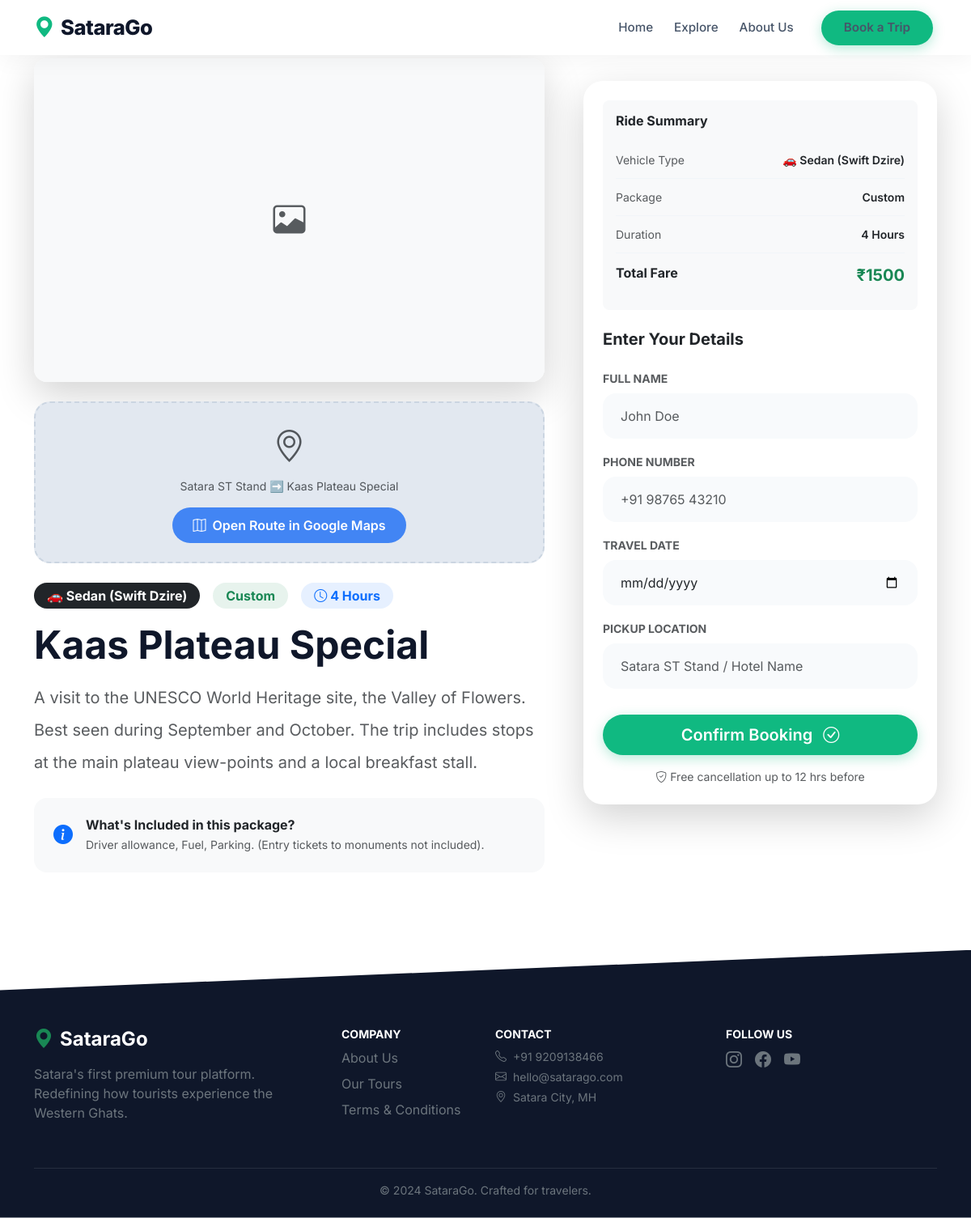
Before: /tour/1/ with the older database file.
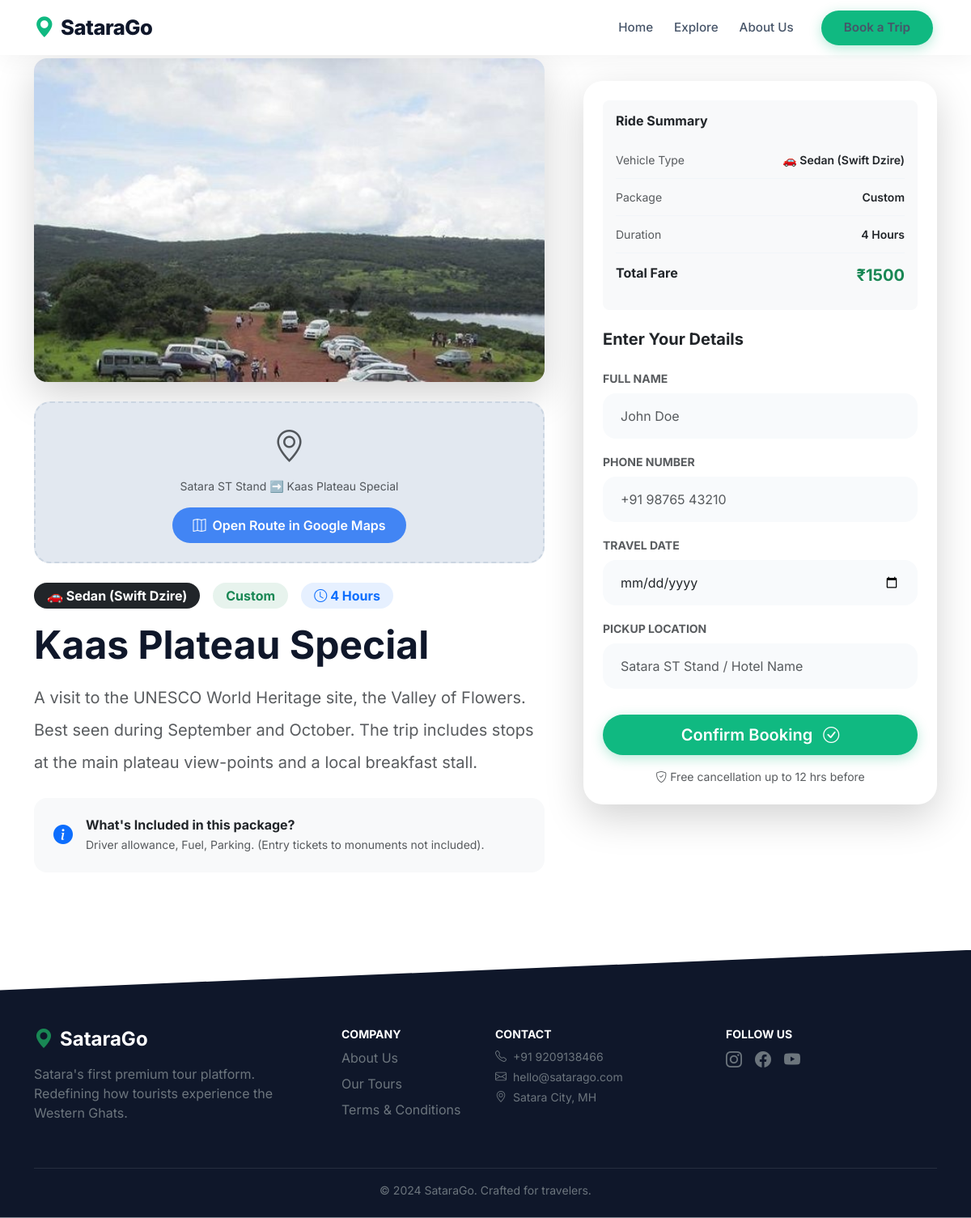
After: the same page with the newer database file.
### tours/models.py (models this page shows, shortened)
class Tour(models.Model):
    CATEGORY_CHOICES = (
        ('Nature', 'Nature & Flowers'),
        ('Fort', 'Historical Forts'),
        ('Waterfall', 'Waterfalls'),
        ('Spiritual', 'Spiritual & Temples'),
        ('Student', '🎓 Student Special'),
    )
    VEHICLE_CHOICES = (
        ('Sedan', '🚗 Sedan (Swift Dzire)'),
        ('SUV', '🚙 SUV (Innova)'),
        ('Auto', '🛺 Auto Rickshaw'),
        ('Tempo', '🚐 Tempo Traveller'),
    )
    PACKAGE_CHOICES = (
        ('Half-Day', 'Half-Day (4-5 Hrs)'),
        ('Full-Day', 'Full-Day (8-10 Hrs)'),
        ('Custom', 'Custom Package'),
    )
    name = models.CharField(max_length=200)
    description = models.TextField()
    image = models.ImageField(upload_to='tour_images/', blank=True, null=True)
    category = models.CharField(max_length=50, choices=CATEGORY_CHOICES, default='Nature')
    vehicle_type = models.CharField(max_length=50, choices=VEHICLE_CHOICES, default='Sedan')
    package_type = models.CharField(max_length=50, choices=PACKAGE_CHOICES, default='Full-Day')
    duration_hours = models.IntegerField()
    price = models.IntegerField(help_text="Price in INR")
    is_active = models.BooleanField(default=True)

### tours/views.py (the view, shortened to what this page needs)
# urls.py: path('tour/<int:tour_id>/', views.tour_detail, name='tour_detail'),
def tour_detail(request, tour_id):
    tour = get_object_or_404(Tour, id=tour_id)
    return render(request, 'tour_detail.html', {'tour': tour})

### tours/templates/tour_detail.html (shortened to what the changed rows need)
{% extends 'base.html' %}
{% block content %}
<div class="container py-5 mt-4">
    <div class="row g-5">
        <div class="col-lg-7">
            <div class="rounded-4 overflow-hidden shadow-lg mb-4" style="height: 400px;">
                {% if tour.image %}
                    <img src="{{ tour.image.url }}" class="w-100 h-100" style="object-fit: cover;" alt="{{ tour.name }}">
                {% else %}
                    <div class="bg-light d-flex align-items-center justify-content-center h-100 text-muted"><i class="bi bi-image fs-1"></i></div>
                {% endif %}
            </div>
            <div class="map-box mb-4">
                <i class="bi bi-geo-alt fs-1 text-muted mb-2"></i>
                <p class="text-muted mb-3 small">Satara ST Stand ➡️ {{ tour.name }}</p>
                <a href="https://www.google.com/maps/dir/Satara+ST+Stand/{{ tour.name }}+Satara/" target="_blank" class="btn-map">
                    <i class="bi bi-map me-2"></i> Open Route in Google Maps
                </a>
            </div>
            <div class="d-flex align-items-center gap-3 mb-3 flex-wrap">
                <span class="badge bg-dark text-white fs-6 px-3 py-2 rounded-pill">{{ tour.get_vehicle_type_display }}</span>
                <span class="badge bg-success bg-opacity-10 text-success fs-6 px-3 py-2 rounded-pill">{{ tour.package_type }}</span>
                <span class="badge bg-primary bg-opacity-10 text-primary fs-6 px-3 py-2 rounded-pill"><i class="bi bi-clock me-1"></i>{{ tour.duration_hours }} Hours</span>
            </div>
            <h1 class="fw-bold display-5 mb-3" style="color: var(--dark);">{{ tour.name }}</h1>
            <p class="text-muted fs-5 lh-lg">{{ tour.description }}</p>
            <div class="bg-light rounded-4 p-4 mt-4 d-flex align-items-start gap-3">
                <i class="bi bi-info-circle-fill fs-4 text-primary mt-1"></i>
                <div>
                </div>
            </div>
        </div>
        <div class="col-lg-5">
            <div class="card border-0 shadow-lg rounded-4 p-4" style="position: sticky; top: 100px; border-radius: 24px !important;">
                <div class="bg-light rounded-3 p-3 mb-4">
                    <div class="ride-summary-item">
                        <span class="text-muted small">Vehicle Type</span>
                        <span class="fw-semibold small">{{ tour.get_vehicle_type_display }}</span>
                    </div>
                    <div class="ride-summary-item">
                        <span class="text-muted small">Package</span>
                        <span class="fw-semibold small">{{ tour.package_type }}</span>
                    </div>
                    <div class="ride-summary-item">
                        <span class="text-muted small">Duration</span>
                        <span class="fw-semibold small">{{ tour.duration_hours }} Hours</span>
                    </div>
                    <div class="ride-summary-item" style="border-bottom: none;">
                        <span class="fw-bold text-dark">Total Fare</span>
                        <span class="fw-bold text-success fs-5">₹{{ tour.price }}</span>
                    </div>
                </div>
            </div>
        </div>
    </div>
</div>
{% endblock %}

Changed rows visible on the page:
changed Tour "Kaas Plateau Special": image: picture added
